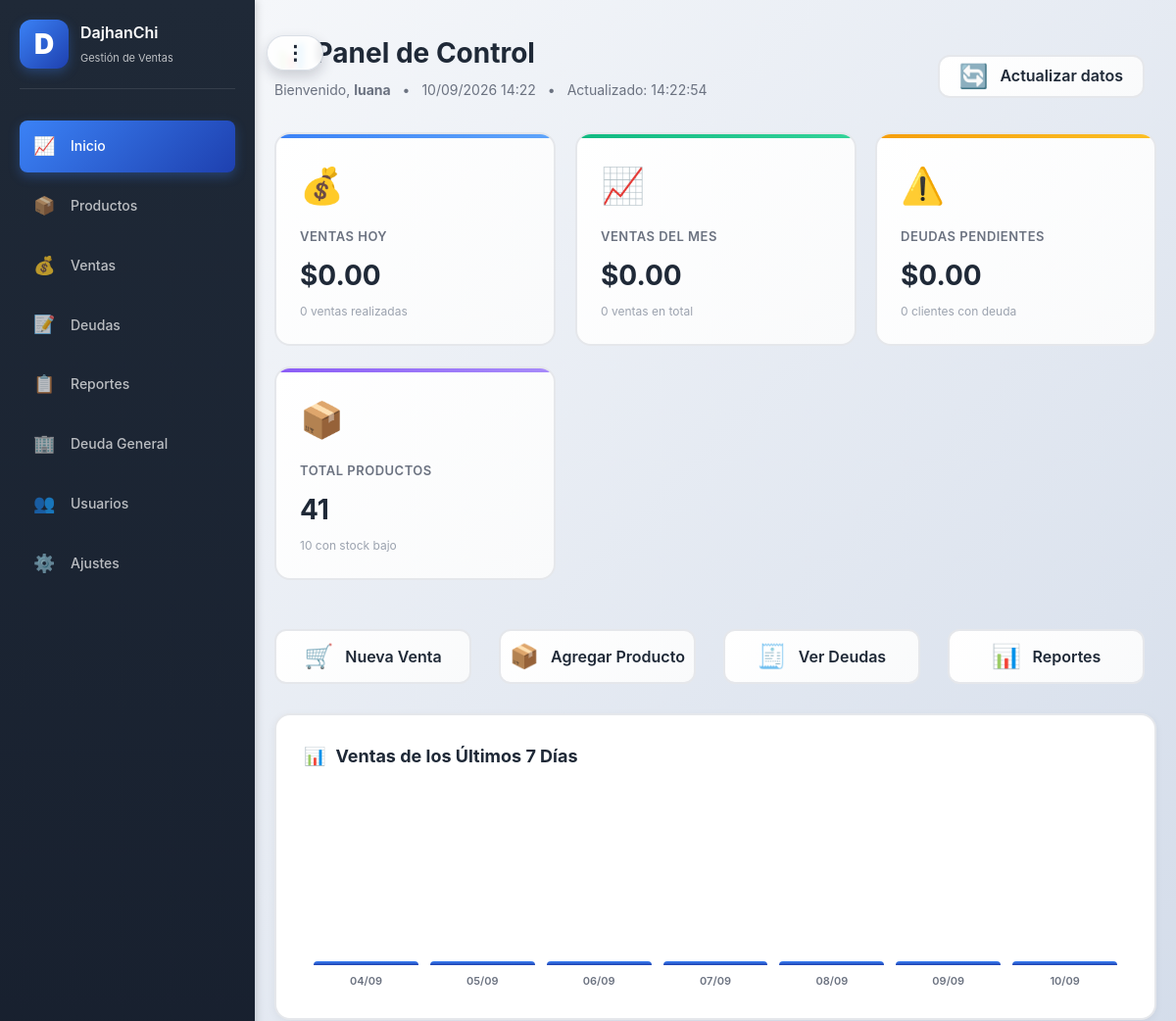
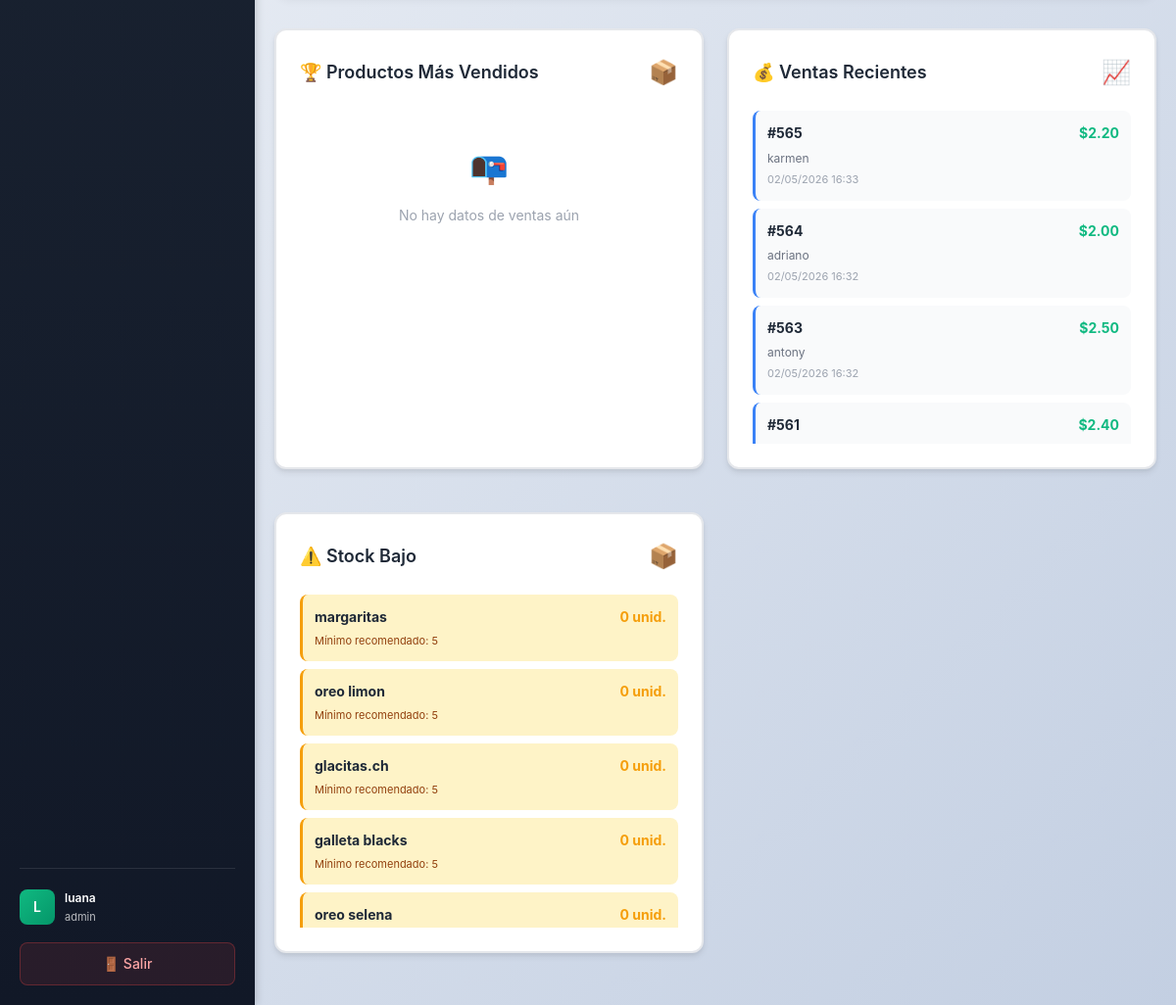
The app's page / (signed in) with its own data (2 pictures, top to bottom).
### app.py (models this page shows, shortened)
class Sale(db.Model):
    id = db.Column(db.Integer, primary_key=True)
    user_id = db.Column(db.Integer, db.ForeignKey("user.id"), nullable=False, index=True)
    created_at = db.Column(db.DateTime, nullable=False, default=datetime.now, index=True)
    customer_name = db.Column(db.String(160))
    payment_method = db.Column(db.String(20), nullable=False, default="efectivo")  # efectivo, yape, fiado
    total_cents = db.Column(db.Integer, nullable=False, default=0)
    paid_cents = db.Column(db.Integer, nullable=False, default=0)
    payment_status = db.Column(db.String(20), nullable=False, default="pagado")  # pagado, pendiente, parcial
    user = db.relationship("User", backref=db.backref("sales", lazy=True))

class Product(db.Model):
    id = db.Column(db.Integer, primary_key=True)
    user_id = db.Column(db.Integer, db.ForeignKey("user.id"), nullable=False, index=True)
    name = db.Column(db.String(160), nullable=False, index=True)
    sku = db.Column(db.String(64), nullable=True, index=True)
    package_cost_cents = db.Column(db.Integer, nullable=False, default=0)
    package_quantity = db.Column(db.Integer, nullable=False, default=1)
    cost_cents = db.Column(db.Integer, nullable=False, default=0)
    price_cents = db.Column(db.Integer, nullable=False, default=0)
    stock = db.Column(db.Integer, nullable=False, default=0, index=True)
    minimum_stock = db.Column(db.Integer, nullable=False, default=5)
    user = db.relationship("User", backref=db.backref("products", lazy=True))

### app.py (the view)
@app.route("/")
@login_required
@require_permission("dashboard")
def dashboard():
    user_id = session.get("user_id")
    settings = get_user_settings(user_id)
    now = datetime.now()
    today_start = now.replace(hour=0, minute=0, second=0, microsecond=0)
    month_start = now.replace(day=1, hour=0, minute=0, second=0, microsecond=0)
    week_ago = now - timedelta(days=7)
    sales_today = Sale.query.filter(
        Sale.user_id == user_id,
        Sale.created_at >= today_start,
        Sale.created_at < today_start + timedelta(days=1)
    ).all()
    total_today = sum((sale.total_cents or 0) for sale in sales_today)
    count_today = len(sales_today)
    sales_month = Sale.query.filter(
        Sale.user_id == user_id,
        Sale.created_at >= month_start
    ).all()
    total_month = sum((sale.total_cents or 0) for sale in sales_month)
    count_month = len(sales_month)
    pending_debts = Sale.query.filter(
        Sale.user_id == user_id,
        Sale.payment_method == "fiado",
        Sale.payment_status.in_(["pendiente", "parcial"])
    ).all()
    total_debt = sum((sale.pending_cents or 0) for sale in pending_debts)
    debts_by_customer = {}
    for sale in pending_debts:
        customer = sale.customer_name or "Sin nombre"
        if customer not in debts_by_customer:
            debts_by_customer[customer] = {'debt': 0}
        debts_by_customer[customer]['debt'] += sale.pending_cents
    count_debts = len(debts_by_customer)
    recent_sales = Sale.query.filter_by(user_id=user_id).options(
        db.joinedload(Sale.items)
    ).order_by(Sale.created_at.desc()).limit(5).all()
    low_stock = Product.query.filter(
        Product.user_id == user_id,
        Product.stock < settings.stock_yellow_threshold
    ).order_by(Product.stock.asc()).limit(10).all()
    thirty_days_ago = now - timedelta(days=30)
    try:
        top_products_query = db.session.query(
            Product.name,
            db.func.sum(SaleItem.qty).label('total_sold')
        ).join(SaleItem, Product.id == SaleItem.product_id
        ).join(Sale, SaleItem.sale_id == Sale.id
        ).filter(
            Sale.user_id == user_id,
            Product.user_id == user_id,
            Sale.created_at >= thirty_days_ago
        ).group_by(Product.id, Product.name
        ).order_by(db.desc('total_sold')
        ).limit(5).all()
    except Exception as e:
        print(f"Error querying top products: {e}")
        top_products_query = []
    daily_sales = []
    for i in range(6, -1, -1):
        day = now - timedelta(days=i)
        day_start = day.replace(hour=0, minute=0, second=0, microsecond=0)
        day_end = day_start + timedelta(days=1)
        sales_day = Sale.query.filter(
            Sale.user_id == user_id,
            Sale.created_at >= day_start,
            Sale.created_at < day_end
        ).all()
        total = sum((sale.total_cents or 0) for sale in sales_day)
        daily_sales.append({
            'date': day.strftime('%d/%m'),
            'total': total / 100.0,
            'count': len(sales_day)
        })
    total_products = Product.query.filter_by(user_id=user_id).count()
    products = Product.query.filter_by(user_id=user_id).order_by(Product.name.asc()).all()
    products_data = serialize_products(products)
    response = make_response(render_template(
        "dashboard.html",
        recent_sales=recent_sales,
        low_stock=low_stock,
        total_today=total_today,
        count_today=count_today,
        total_month=total_month,
        count_month=count_month,
        total_debt=total_debt,
        count_debts=count_debts,
        top_products=top_products_query,
        daily_sales=daily_sales,
        total_products=total_products,
        products=products_data
    ))
    response.headers["Cache-Control"] = "no-store, no-cache, must-revalidate, max-age=0"
    response.headers["Pragma"] = "no-cache"
    response.headers["Expires"] = "0"
    return response

### templates/dashboard.html (shortened to what this page needs)
{% extends "base.html" %}
{% block content %}
<div class="page-head">
    <div>
        <h1>📊 Panel de Control</h1>
        <p style="color: #6b7280; margin: 4px 0 0 0;">
            Bienvenido, <strong>{{ session.get('username', 'Usuario') }}</strong>
            <span style="margin-left: 8px;">•</span>
            <span style="margin-left: 8px;">{{ now().strftime('%d/%m/%Y %H:%M') }}</span>
            <span style="margin-left: 8px;">•</span>
            <span id="last-updated-time" style="margin-left: 8px;">Actualizado: {{ now().strftime('%H:%M:%S') }}</span>
        </p>
    </div>
    <div>
        <button type="button" onclick="refreshDashboardNow()" class="quick-action-btn" style="height: 44px; min-width: 200px;">
            <span class="quick-action-icon">🔄</span>
            <span>Actualizar datos</span>
        </button>
    </div>
</div>
<div class="stats-grid">
    <div class="stat-card blue animate-card-pop animate-stagger-1">
        <div class="stat-icon">💰</div>
        <div class="stat-label">Ventas Hoy</div>
        <div class="stat-value">{{ total_today | money }}</div>
        <div class="stat-subtitle">{{ count_today }} venta{{ 's' if count_today != 1 else '' }} realizada{{ 's' if count_today != 1 else '' }}</div>
    </div>
    <div class="stat-card green animate-card-pop animate-stagger-2">
        <div class="stat-icon">📈</div>
        <div class="stat-label">Ventas del Mes</div>
        <div class="stat-value">{{ total_month | money }}</div>
        <div class="stat-subtitle">{{ count_month }} venta{{ 's' if count_month != 1 else '' }} en total</div>
    </div>
    <div class="stat-card orange animate-card-pop animate-stagger-3">
        <div class="stat-icon">⚠️</div>
        <div class="stat-label">Deudas Pendientes</div>
        <div class="stat-value">{{ total_debt | money }}</div>
        <div class="stat-subtitle">{{ count_debts }} cliente{{ 's' if count_debts != 1 else '' }} con deuda</div>
    </div>
    <div class="stat-card purple animate-card-pop animate-stagger-4">
        <div class="stat-icon">📦</div>
        <div class="stat-label">Total Productos</div>
        <div class="stat-value">{{ total_products }}</div>
        <div class="stat-subtitle">{{ low_stock|length }} con stock bajo</div>
    </div>
</div>
<div class="quick-actions">
    <button type="button" onclick="openSaleModal()" class="quick-action-btn animate-fade-in">
        <span class="quick-action-icon">🛒</span>
        <span>Nueva Venta</span>
    </button>
    <button type="button" onclick="openProductModal()" class="quick-action-btn animate-fade-in" style="animation-delay: 0.1s;">
        <span class="quick-action-icon">📦</span>
        <span>Agregar Producto</span>
    </button>
    <button type="button" onclick="navigateTo(this)" data-href="{{ url_for('debts') }}" class="quick-action-btn animate-fade-in" style="animation-delay: 0.2s;">
        <span class="quick-action-icon">🧾</span>
        <span>Ver Deudas</span>
    </button>
    <button type="button" onclick="navigateTo(this)" data-href="{{ url_for('reports') }}" class="quick-action-btn animate-fade-in" style="animation-delay: 0.3s;">
        <span class="quick-action-icon">📊</span>
        <span>Reportes</span>
    </button>
</div>
<div class="chart-container animate-slide-up">
    <div class="chart-title">
        <span>📊</span>
        <span>Ventas de los Últimos 7 Días</span>
    </div>
    <div class="bar-chart">
        {% set max_sale = daily_sales | map(attribute='total') | max | default(1) %}
        {% if max_sale == 0 %}
            {% set max_sale = 1 %}
        {% endif %}
        {% for day in daily_sales %}
        <div class="bar-item">
            <div class="bar" data-height="{{ ((day.total / max_sale) * 100) if day.total > 0 else 5 }}">
            </div>
            <div class="bar-label">{{ day.date }}</div>
        </div>
        {% endfor %}
    </div>
</div>
<div style="display: grid; grid-template-columns: repeat(auto-fit, minmax(350px, 1fr)); gap: 24px;">
    <div class="card animate-card-pop animate-stagger-5" style="border: 2px solid #e5e7eb;">
        <div style="display: flex; align-items: center; justify-content: space-between; margin-bottom: 20px;">
            <h2 style="margin: 0;">🏆 Productos Más Vendidos</h2>
            <span style="font-size: 24px; animation: iconPulse 3s ease-in-out infinite;">📦</span>
        </div>
        {% if top_products %}
        <ul class="top-products-list">
            {% for product in top_products %}
            <li class="top-product-item">
                <div class="product-rank {% if loop.index == 1 %}gold{% elif loop.index == 2 %}silver{% elif loop.index == 3 %}bronze{% endif %}">
                    {{ loop.index }}
                </div>
                <div class="product-info">
                    <div class="product-name">{{ product.name }}</div>
                    <div class="product-sold">{{ product.total_sold }} unidades vendidas</div>
                </div>
            </li>
            {% endfor %}
        </ul>
        {% else %}
        <div style="text-align: center; padding: 32px 0; color: #9ca3af;">
            <p style="font-size: 32px; margin: 0;">📭</p>
            <p style="margin: 12px 0 0 0;">No hay datos de ventas aún</p>
        </div>
        {% endif %}
    </div>
    <div class="card animate-card-pop animate-stagger-6" style="border: 2px solid #e5e7eb;">
        <div style="display: flex; align-items: center; justify-content: space-between; margin-bottom: 20px;">
            <h2 style="margin: 0;">💰 Ventas Recientes</h2>
            <span style="font-size: 24px; animation: iconPulse 3s ease-in-out infinite;">📈</span>
        </div>
        {% if recent_sales %}
        <div style="max-height: 340px; overflow-y: auto;">
            {% for sale in recent_sales %}
            <div style="padding: 12px; background: #f9fafb; border-radius: 8px; margin-bottom: 8px; border-left: 3px solid #3b82f6;">
                <div style="display: flex; justify-content: space-between; align-items: center; margin-bottom: 4px;">
                    <strong style="color: #1f2937;">#{{ sale.id }}</strong>
                    <span style="color: #10b981; font-weight: 700;">{{ sale.total_cents | money }}</span>
                </div>
                <div style="font-size: 12px; color: #6b7280;">
                    {{ sale.customer_name or "Cliente genérico" }}
                </div>
                <div style="font-size: 11px; color: #9ca3af; margin-top: 4px;">
                    {{ sale.created_at.strftime("%d/%m/%Y %H:%M") }}
                </div>
            </div>
            {% endfor %}
        </div>
        {% else %}
        <div style="text-align: center; padding: 32px 0; color: #9ca3af;">
            <p style="font-size: 32px; margin: 0;">📭</p>
            <p style="margin: 12px 0 0 0;">No hay ventas registradas aún</p>
        </div>
        {% endif %}
    </div>
    <div class="card animate-card-pop animate-stagger-7" style="border: 2px solid #e5e7eb;">
        <div style="display: flex; align-items: center; justify-content: space-between; margin-bottom: 20px;">
            <h2 style="margin: 0;">⚠️ Stock Bajo</h2>
            <span style="font-size: 24px; animation: iconPulse 3s ease-in-out infinite;">📦</span>
        </div>
        {% if low_stock %}
        <div style="max-height: 340px; overflow-y: auto;">
            {% for product in low_stock %}
            <div style="padding: 12px; background: #fef3c7; border-radius: 8px; margin-bottom: 8px; border-left: 3px solid #f59e0b;">
                <div style="display: flex; justify-content: space-between; align-items: center;">
                    <strong style="color: #1f2937;">{{ product.name }}</strong>
                    <span style="color: #f59e0b; font-weight: 700;">{{ product.stock }} unid.</span>
                </div>
                {% if product.minimum_stock %}
                <div style="font-size: 11px; color: #92400e; margin-top: 4px;">
                    Mínimo recomendado: {{ product.minimum_stock }}
                </div>
                {% endif %}
            </div>
            {% endfor %}
        </div>
        {% else %}
        <div style="text-align: center; padding: 32px 0; color: #9ca3af;">
            <p style="font-size: 32px; margin: 0;">✓</p>
            <p style="margin: 12px 0 0 0; color: #10b981;">Todos los productos tienen stock suficiente</p>
        </div>
        {% endif %}
    </div>
</div>
        </div>
    </div>
</div>
{% endblock %}

### records on screen
Sale: id "565", total_cents "$2.20", customer_name "karmen", created_at "02/05/2026 16:33"
Sale: id "564", total_cents "$2.00", customer_name "adriano", created_at "02/05/2026 16:32"
Sale: id "563", total_cents "$2.50", customer_name "antony", created_at "02/05/2026 16:32"
Sale: id "561", total_cents "$2.40"
Product: name "margaritas", stock "0", minimum_stock "5"
Product: name "oreo limon", stock "0", minimum_stock "5"
Product: name "glacitas.ch", stock "0", minimum_stock "5"
Product: name "galleta blacks", stock "0", minimum_stock "5"
Product: name "oreo selena", stock "0"

### other values on screen
{{ session.get('username', 'U')[0].upper() }} "L"
{{ session.get('username', 'Usuario') }} "luana"
{{ session.get('role', 'user') }} "admin"
{{ total_today | money }} "$0.00"
{{ count_today }} "0"
{{ 's' if count_today != 1 else '' }} "s"
{{ total_month | money }} "$0.00"
{{ count_month }} "0"
{{ 's' if count_month != 1 else '' }} "s"
{{ total_debt | money }} "$0.00"
{{ count_debts }} "0"
{{ 's' if count_debts != 1 else '' }} "s"
{{ total_products }} "41"
{{ low_stock|length }} "10"
{{ day.date }} "04/09" "05/09" "06/09" "07/09" "08/09" "09/09" "10/09"
